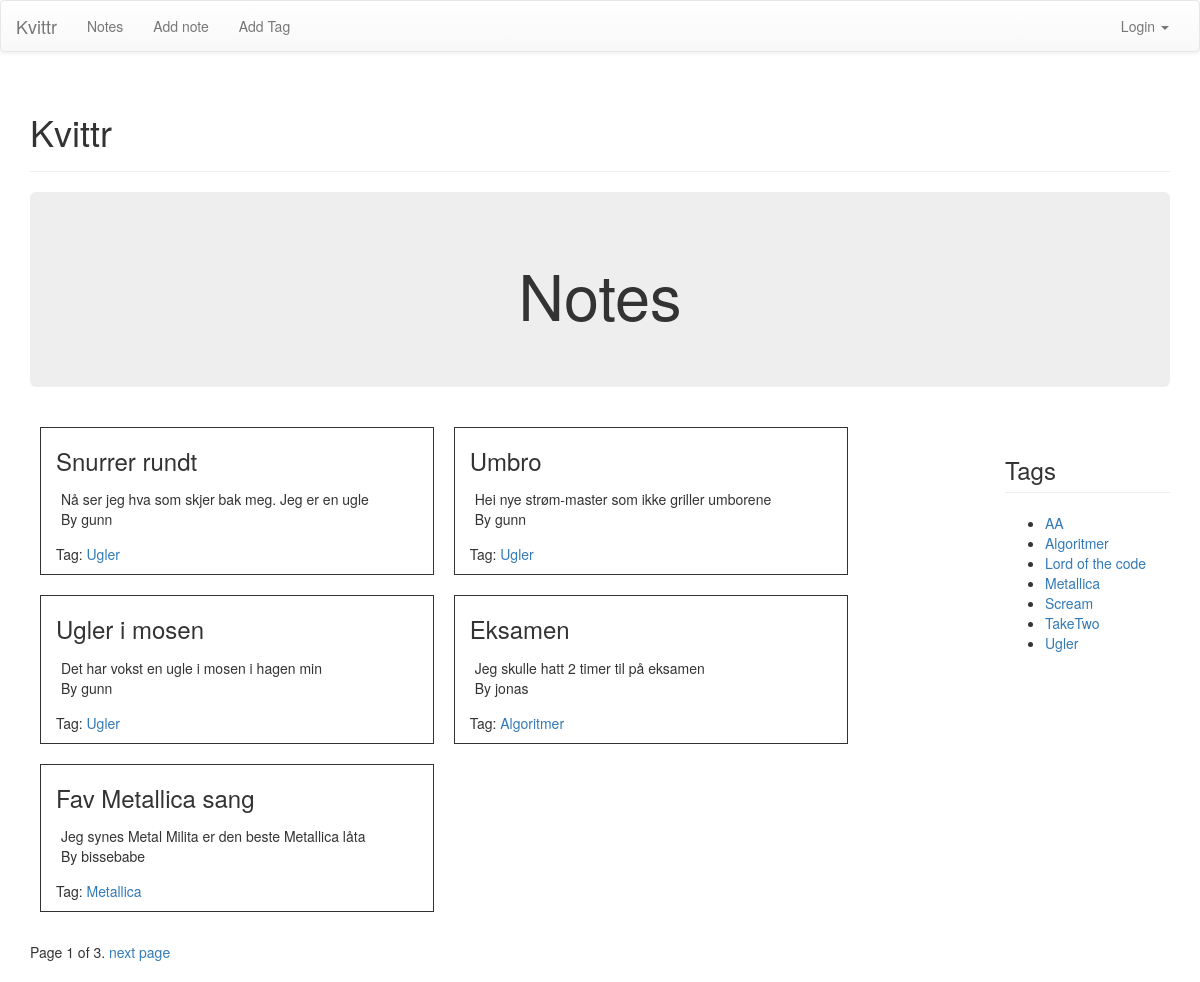
The app's page /notes/ with its own data.
### notes/models.py (models this page shows, shortened)
class Note(models.Model):
	label = models.CharField(max_length = 30)
	body = models.TextField()
	timestamp = models.DateTimeField(auto_now_add=True)
	tags = models.ManyToManyField('Tag', related_name='notes')
	author = models.ForeignKey(User)
	num_likes = models.PositiveIntegerField(default=0)

class Tag(models.Model):
	label = models.CharField(max_length = 30)
	slug = models.SlugField(max_length=30)
	def __unicode__(self):
		return self.label

### notes/views.py (the view)
def index_view(request):
	notes = Note.objects.all().order_by('-timestamp')
	page_number = request.GET.get('page')
	paginator = Paginator(notes, 5)
	try:
		notes = paginator.page(page_number)
	except PageNotAnInteger:
		notes = paginator.page(1)
	except EmptyPage:
		notes = paginator.page(paginator.num_pages)
	if request.user.is_authenticated():
		user = request.user
	tags = Tag.objects.all().order_by('label')
	context = {
		'notes': notes,
		'tags': tags
		}
	return render (request, 'notes/index.html', context)

### templates/notes/index.html (shortened to what this page needs)
{% extends 'base.html' %}
{% block pagecontent %}
<div class="jumbotron">
	<h1 align="center">Notes</h1>
</div>
<div class="row">
{% if user.is_authenticated %}
	<div class="col-sm-10">
		{% if notes%}
			{% for note in notes %}
				<div class="col-sm-5" style="border: 1px solid; margin: 10px;">
					<h3 class="page-header"><a href="{% url 'notes:detailnote'%}?id={{note.id}}"> {{ note.label }} </a>
						<span style="float: right;" id="likes_{{ note.id }}" class="glyphicon glyphicon-thumbs-up">{{ note.num_likes }} </span>
					</h3>
					<div>
						<p>{{ note.body }}</p>
						<button style="float: right;" class="decrease glyphicon glyphicon-thumbs-down" data-noteid="{{ note.id }}"></button>
						<button style="float: right; margin-right: 10px;" class="increase glyphicon glyphicon-thumbs-up" data-noteid="{{ note.id }}"></button>
					</div>
					{% for tag in note.tags.all %}
						<p>Tag: <a href="{% url 'notes:tagsearch' slug=tag.slug %}">{{tag}}</a></p>
					{% endfor %}
					<div>
						<p style="float: left;">By {{ note.author }}</p>
						{% if note and note.author == request.user %}
						<a style="float: right;" href="{% url 'notes:addnote' %}?id={{note.id}}">Edit Note</a>
						{% endif %}
					</div>
				</div>
			{% endfor %}
		{% else %}
			<div class="col-sm-12">
				<h3>No notes yet</h3>
			</div>
		{% endif %}
	</div>
	<div class="col-sm-2">
		<h3 class="page-header">Tags</h3>
		<ul>
			{% if tags %}
				{% for tag in tags %}
					<li>
						<a href="{% url 'notes:tagsearch' slug=tag.slug %}">{{tag}}</a>
						<ul>
							<li>
								<a href="{% url 'notes:addtag' %}?id={{tag.id}}">Edit tag</a>
							</li>
						</ul>
					</li>
				{% endfor %}
			{% else %}
				<div class="alert alert-warning">No tags yet</div>
			{% endif %}
		</ul>
	</div>
{% else %}
	<div class="col-sm-10">
		{% if notes%}
			{% for note in notes %}
				<div class="col-sm-5" style="border: 1px solid; margin: 10px;">
					<h3> {{ note.label }}</h3>
					<div style="padding: 5px;">
						{{ note.body }}
						<p>By {{ note.author }}</p>
					</div>
					{% for tag in note.tags.all %}
						<p>Tag: <a href="{% url 'notes:tagsearch' slug=tag.slug %}">{{tag}}</a></p>
					{% endfor %}
				</div>
			{% endfor %}
		{% endif %}
	</div>
	<div class="col-sm-2">
		<h3 class="page-header">Tags</h3>
		<ul>
			{% if tags %}
				{% for tag in tags %}
					<li>
						<a href="{% url 'notes:tagsearch' slug=tag.slug %}">{{tag}}</a>
					</li>
				{% endfor %}
			{% endif %}
		</ul>
	</div>
{% endif %}
</div>
<div class="pagination">
              <span class="step-links">
                <span class="current">
                  Page {{ notes.number }} of {{ notes.paginator.num_pages }}.
                </span>
                {% if notes.has_next %}
                  <a href="?page={{ notes.next_page_number }}">next page</a>
                {% endif %}
              </span>
          </div>
{% endblock pagecontent %}

### records on screen
Note: label "Snurrer rundt", body "Nå ser jeg hva som skjer bak meg. Jeg er en ugle", author "gunn"
Tag: label "Ugler"
Note: label "Umbro", body "Hei nye strøm-master som ikke griller umborene", author "gunn"
Note: label "Ugler i mosen", body "Det har vokst en ugle i mosen i hagen min", author "gunn"
Note: label "Eksamen", body "Jeg skulle hatt 2 timer til på eksamen", author "jonas"
Tag: label "Algoritmer"
Note: label "Fav Metallica sang", body "Jeg synes Metal Milita er den beste Metallica låta", author "bissebabe"
Tag: label "Metallica"
Tag: label "AA"
Tag: label "Lord of the code"
Tag: label "Scream"
Tag: label "TakeTwo"

### other values on screen
{{ notes.number }} "1"
{{ notes.paginator.num_pages }} "3"
